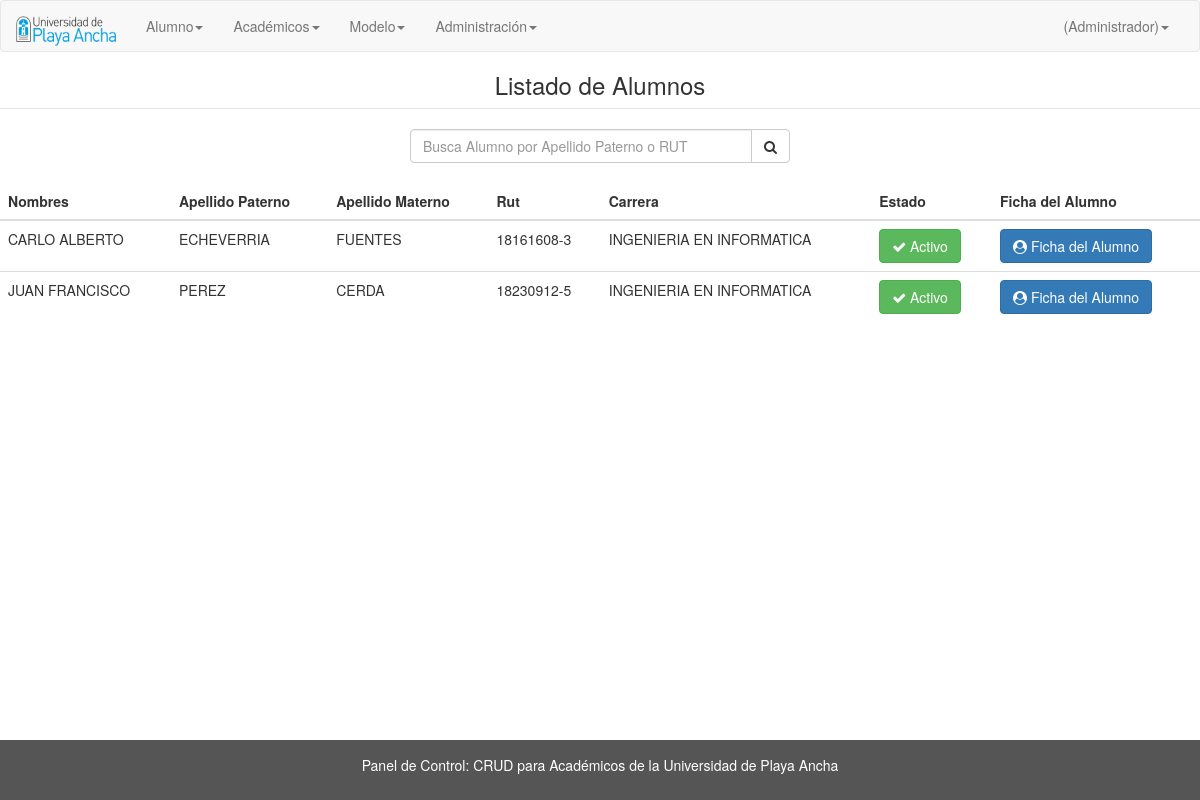
The app's page /CRUD_UPLA/index.php?view=listar_actualizar (signed in), older data.
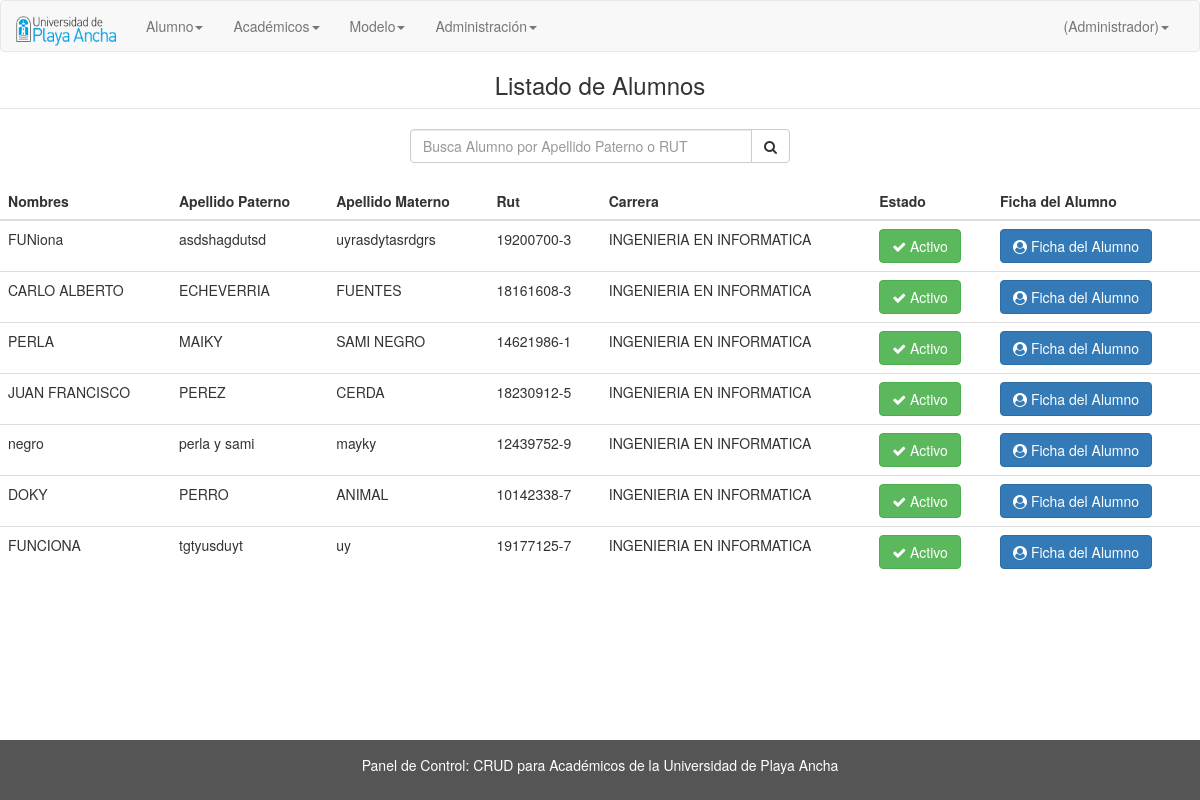
The same page, newer data.
### tables this page shows
CREATE TABLE `Alumno` (
  `rut` varchar(8) NOT NULL,
  `dv` varchar(1) DEFAULT NULL,
  `nombre` varchar(50) DEFAULT NULL,
  `apellidop` varchar(20) DEFAULT NULL,
  `apellidom` varchar(20) DEFAULT NULL,
  `direccion` varchar(60) DEFAULT NULL,
  `ciudad` varchar(50) DEFAULT NULL,
  `email` varchar(50) DEFAULT NULL,
  `telefono` varchar(8) DEFAULT NULL,
  `promocion` int(11) DEFAULT NULL,
  `image_perfil` varchar(200) NOT NULL,
  `id_carrera` varchar(15) DEFAULT NULL,
  `estado` varchar(10) DEFAULT NULL
);

CREATE TABLE `carrera` (
  `id_carrera` varchar(15) NOT NULL,
  `nombre_carrera` varchar(150) DEFAULT NULL,
  `id_coordinador` int(11) DEFAULT NULL
);

### CRUD_UPLA/core/controllers/listar_actualizarController.php (called while the page is built)
<?php
include('html/public/listar_actualizar.php');
?>

### CRUD_UPLA/index.php (shortened to what this page needs)
<?php
if(isset($_GET['view'])) {
  if(file_exists('core/controllers/' . strtolower($_GET['view']) . 'Controller.php')) {
    include('core/controllers/' . strtolower($_GET['view']) . 'Controller.php');
  } else {
    include('core/controllers/errorController.php');
  }
} else {
  include('core/controllers/indexController.php');
}
?>

### CRUD_UPLA/html/overall/header.php (shortened to what this page needs)
<!DOCTYPE html>
<html>
  <head>
    <link rel="stylesheet" href="views/bootstrap-3.3.7-dist/css/bootstrap.min.css">
    <link rel="stylesheet" href="views/app/font-awesome/css/font-awesome.min.css">
    <link rel="stylesheet" href="views/app/css/style.css">
</head>

### CRUD_UPLA/html/public/listar_actualizar.php (shortened to what this page needs)
<?php include('html/overall/header.php'); ?>
<body>
<?php include('html/overall/topnav.php');
?>
<legend><h3 style="text-align:center;">Listado de Alumnos</h3></legend>
<div class="row">
    <div class="col-lg-4 col-lg-offset-4">
        <div class="input-group">
              <input type="text" class="form-control" placeholder="Busca Alumno por Apellido Paterno o RUT" id="bs-prod">
              <span class="input-group-btn">
                <a class="buscar_alumno btn btn-default"><i class="fa fa-search" aria-hidden="true"></i></a>
              </span>
        </div>
      </div>
</div>
<div class="table-responsive">
<table class="table">
  <thead class="thead-inverse">
    <tr class="oculto">
      <th>Nombres</th>
      <th>Apellido Paterno</th>
      <th>Apellido Materno</th>
      <th>Rut</th>
      <th>Carrera</th>
      <th>Estado</th>
      <th>Ficha del Alumno</th>
    </tr>
  </thead>
  <tbody>
    <?php
    include('core/models/coneccion.php');
    $consulta=mysql_query("SELECT a.nombre, a.apellidop, a.apellidom, a.rut, a.dv, a.email, c.nombre_carrera,
                                  a.promocion, a.estado
                           FROM Alumno a, Carrera c
                           WHERE a.id_carrera=c.id_carrera AND a.rut != '10206103' AND a.rut != '10475515' ORDER BY a.apellidop",$link);
            while($alumnos = mysql_fetch_assoc($consulta)) {
              echo '<tr class="oculto">';
              echo '<td>' . $alumnos['nombre']. '</td>';
              echo '<td>' . $alumnos['apellidop']. '</td>';
              echo '<td>' . $alumnos['apellidom']. '</td>';
              echo '<td>' . $alumnos['rut']. '-' .$alumnos['dv'] .'</td>';
              echo '<td>' . $alumnos['nombre_carrera']. '</td>';
              if(!$alumnos['estado']) {
                echo '<td>' . '<a class="btn btn-default">Sin Estado </a>' . '</td>';
              } elseif($alumnos['estado'] == 'Activo') {
                echo '<td>' . '<a class="btn btn-success"><i class="fa fa-check"></i> Activo </a>' . '</td>';
              } elseif($alumnos['estado'] == 'Suspendido') {
                echo '<td>' . '<a class="btn btn-warning"><i class="fa fa-exclamation-triangle"></i> Suspendido </a>' . '</td>';
              } elseif($alumnos['estado'] == 'Eliminado') {
                echo '<td>' . '<a class="btn btn-danger"><i class="fa fa-times"></i> Eliminado </a>' . '</td>';
              }
                  echo '<td>' . '<a id="',$alumnos['rut'],'" class="update btn btn-primary"><i class="fa fa-user-circle" aria-hidden="true"></i> Ficha del Alumno </a>' . '</td>';
                echo '</tr>';
            }
    ?>
  </tbody>
</table>
</div>
<?php include('html/overall/footer.php'); ?>
</body>
</html>

### CRUD_UPLA/html/overall/topnav.php (shortened to what this page needs)
<div class="navbar navbar-default" role="navigation">
    <div class="container-fluid">
        <div class="navbar-header-fluid">
            <a class="navbar-brand" href="index.php"><img src="views/app/img/logo_upla.png" width="100" height="30" class="d-inline-block align-top" alt=""></a>
        </div>
        <div class="collapse navbar-collapse navbar-ex1-collapse">
          <?php
          if(isset($_SESSION['app_id']) or isset($_SESSION['app_id_coord']) or isset($_SESSION['app_id_prof'])) {
            echo '<ul class="nav navbar-nav">
                <li class="menu-item dropdown">
                  <a href="#" class="dropdown-toggle" data-toggle="dropdown">Alumno<b class="caret"></b></a>
                  <ul class="dropdown-menu">
                      <li class="menu-item dropdown dropdown-submenu">';
                              echo '<li class="menu-item ">
                                      <a href="index.php?view=inscripcion_alumno">Avance Alumnos</a>
                                    </li>
                      </li>
                  </ul>
                </li>
                <li class="menu-item dropdown">
                  <a href="#" class="dropdown-toggle" data-toggle="dropdown">Académicos<b class="caret"></b></a>
                  <ul class="dropdown-menu">
                      <li class="menu-item dropdown dropdown-submenu">
                      <a href="#" class="dropdown-toggle" data-toggle="dropdown">Profesores</a>
                      <ul class="dropdown-menu">';
                echo '</ul>
                      </li>
                      <li class="menu-item dropdown dropdown-submenu">
                      <a href="#" class="dropdown-toggle" data-toggle="dropdown">Coordinadores</a>
                      <ul class="dropdown-menu">';
                echo '</ul>
                      </li>
                  </ul>
               </li>';
                      if(isset($_SESSION['app_id']) or isset($_SESSION['app_id_coord']) or isset($_SESSION['app_id_prof']) ) {
                        echo '<li class="menu-item dropdown">
                                <a href="#" class="dropdown-toggle" data-toggle="dropdown">Modelo<b class="caret"></b></a>
                                  <ul class="dropdown-menu">
                                      <li class="menu-item dropdown dropdown-submenu">';
                      }
                        echo '</ul>
                      </li>';
                      if(isset($_SESSION['app_id'])) {
                        echo '<li class="menu-item dropdown">
                                <a href="#" class="dropdown-toggle" data-toggle="dropdown">Administración<b class="caret"></b></a>
                                  <ul class="dropdown-menu">
                                      <li class="menu-item dropdown dropdown-submenu">
                                      <li class="menu-item ">
                                        <a data-toggle="modal" data-target="#Insertar_Administrador">Insertar Administrador</a>
                                      </li>
                                      <li class="menu-item ">
                                        <a href="index.php?view=lista_administradores">Lista de Administradores</a>
                                      </li>
                                 </ul>
                              </li>';
                        }
                  echo '</ul>
              </li>
            </ul>';
          }
             ?>
            <ul class="nav navbar-nav navbar-right">
                <?php
                if(!isset($_SESSION['app_id']) && !isset($_SESSION['app_id_coord']) && !isset($_SESSION['app_id_prof'])) {
                  echo '<li class="dropdown">
                          <a href="#" class="dropdown-toggle" data-toggle="dropdown" role="button" aria-expanded="false" class="active">LOGIN<span class="caret"></span></a>
                          <ul class="dropdown-menu" role="menu">
                            <li><a data-toggle="modal" data-target="#Login_admin">Iniciar Sesión como Administrador</a></li>
                            <li><a data-toggle="modal" data-target="#Login_coord">Iniciar Sesión como Coordinador</a></li>
                            <li><a data-toggle="modal" data-target="#Login_prof">Iniciar Sesión como Profesor</a></li>
                          </ul>
                        </li>';
                } elseif(isset($_SESSION['app_id'])) {
                    echo '<li class="dropdown">
                            <a href="#" class="dropdown-toggle" data-toggle="dropdown" role="button" aria-expanded="false" class="active">'. strtoupper($users[$_SESSION['app_id']]['nombre']) .' (Administrador)<span class="caret"></span></a>
                            <ul class="dropdown-menu" role="menu">
                              <li><a data-toggle="modal" data-target="#Perfil">Perfil</a></li>
                              <li><a href="?view=logout">SALIR</a></li>
                            </ul>
                          </li>';
                  }
                  ?>
              </ul>
        </div>
    </div>
</div>

### CRUD_UPLA/html/overall/footer.php
<footer class="container-fluid navbar-fixed-bottom">
  <div class="container">
    <p>Panel de Control: CRUD para Académicos de la Universidad de Playa Ancha</p>
  </div>
</footer>

### CRUD_UPLA/views/app/css/style.css (style rules this page uses)
footer { background-color: #555; color: white; padding: 15px; text-align: center; }

Row changes from the older to the newer data that the page shows:
added alumno: nombre "FUNiona", apellidop "asdshagdutsd", apellidom "uyrasdytasrdgrs", rut "19200700", dv "3", id_carrera.nombre_carrera "INGENIERIA EN INFORMATICA", estado "Activo" (drawn)
added alumno: nombre "PERLA", apellidop "MAIKY", apellidom "SAMI NEGRO", rut "14621986", dv "1", id_carrera.nombre_carrera "INGENIERIA EN INFORMATICA", estado "Activo" (drawn)
added alumno: nombre "negro", apellidop "perla y sami", apellidom "mayky", rut "12439752", dv "9", id_carrera.nombre_carrera "INGENIERIA EN INFORMATICA", estado "Activo" (drawn)
added alumno: nombre "DOKY", apellidop "PERRO", apellidom "ANIMAL", rut "10142338", dv "7", id_carrera.nombre_carrera "INGENIERIA EN INFORMATICA", estado "Activo" (drawn)
added alumno: nombre "FUNCIONA", apellidop "tgtyusduyt", apellidom "uy", rut "19177125", dv "7", id_carrera.nombre_carrera "INGENIERIA EN INFORMATICA", estado "Activo" (drawn)
